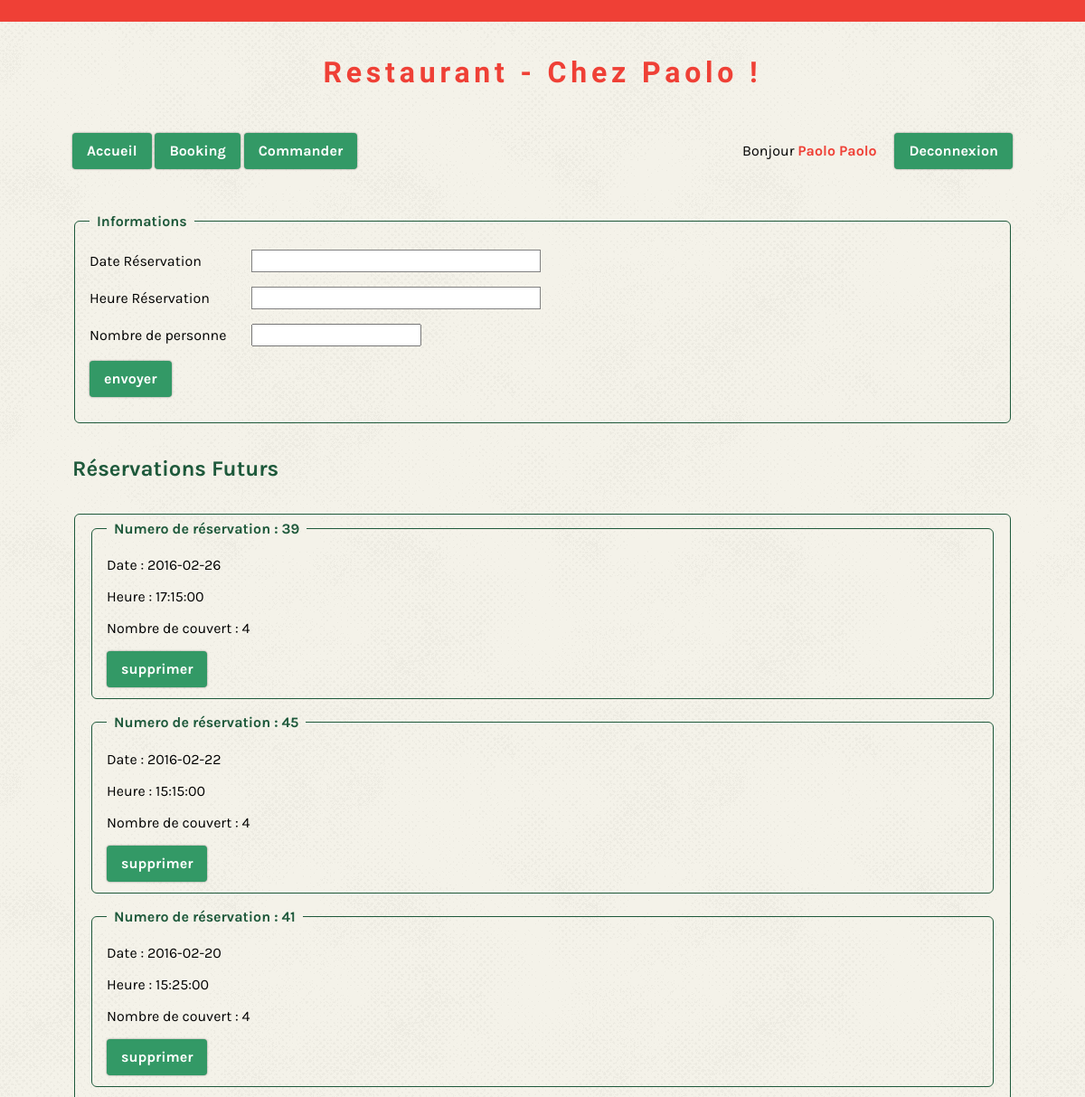
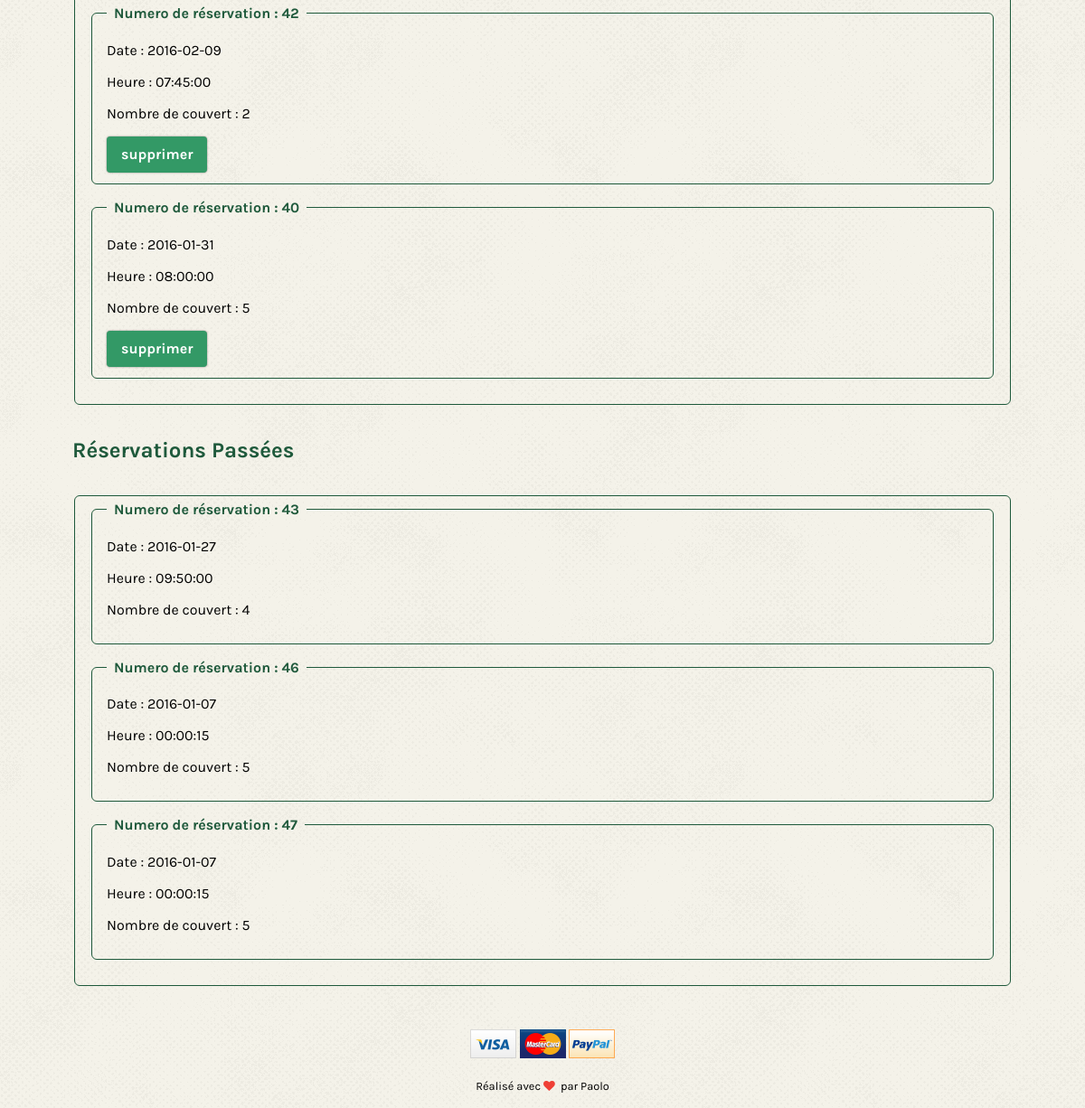
/index.php/Booking (signed in), run on the app's committed database (2 pictures, top to bottom).
### tables this page shows
CREATE TABLE IF NOT EXISTS `Booking` (
  `Id` int(11) NOT NULL AUTO_INCREMENT,
  `Customer_Id` int(11) DEFAULT NULL,
  `BookingDate` date NOT NULL,
  `BookingTime` time NOT NULL,
  `CreationTimestamp` datetime NOT NULL,
  `NumberOfSeats` tinyint(4) NOT NULL,
  PRIMARY KEY (`Id`),
  KEY `Customer_Id` (`Customer_Id`)
);

### library/MicroKernel.class.php (called while the page is built, shortened)
<?php
class MicroKernel
{
    private $applicationPath;
    private $configuration;
    private $controllerPath;
    public function __construct()
    {
        $this->applicationPath = realpath(ROOT_PATH.'/application');
        $this->configuration   = new Configuration();
        $this->controllerPath  = null;
    }
    public function bootstrap()
    {
        $this->configuration->load('database');
        $this->configuration->load('library');
        return $this;
    }
    public function loadClass($class)
    {
        $class = str_replace('\\', DIRECTORY_SEPARATOR, $class);
        if(substr($class, -10) == 'Controller')
        {
            $filename = "$this->controllerPath/$class.class.php";
        }
        else if(substr($class, -4) == 'Form')
        {
            $filename = "$this->applicationPath/forms/$class.class.php";
        }
        elseif(substr($class, -5) == 'Model')
        {
            $filename = "$this->applicationPath/models/$class.class.php";
        }
        else
        {
            $filename = "$this->applicationPath/classes/$class.class.php";
        }
    }
    public function run(FrontController $frontController)
    {
        try
        {
            $requestPath = $frontController->buildContext($this->configuration);
            $this->controllerPath = "$this->applicationPath/controllers$requestPath";
            $frontController->run();
            $frontController->renderView();
        }
        catch(Exception $exception)
        {
            ob_clean();
            $frontController->renderErrorView
            (
                implode('<br>',
                [
                    $exception->getMessage(),
                    "<strong>Fichier</strong> : ".$exception->getFile(),
                    "<strong>Ligne</strong> : ".$exception->getLine()
                ])
            );
        }
    }
}

### index.php (called while the page is built, shortened)
<?php
require_once 'library/Configuration.class.php';
require_once 'library/Database.class.php';
require_once 'library/MicroKernel.class.php';
$microKernel = new MicroKernel();
$microKernel->bootstrap()->run(new FrontController());

### application/controllers/booking/BookingController.class.php (called while the page is built, shortened)
<?php
class BookingController
{
    public function httpGetMethod(Http $http, array $queryFields)
    {
			$form = new BookingForm();
				$userSession = new UserSession();
				if($userSession->isAuthenticated())
				{
					$userId = $userSession->getId();
					$bookingModel = new BookingModel();
					$bookingList = $bookingModel->bookingListById($userId);
					$futurBookingList = array_filter($bookingList, function($value){ return new DateTime() <= new DateTime($value['BookingDate']); });
					$oldBookingList = array_filter($bookingList, function($value){ return new DateTime() > new DateTime($value['BookingDate']); });
					return ['futurBookingList' => $futurBookingList, 'oldBookingList' => $oldBookingList, '_form' => $form ];
				}
				else
				{
					$http->redirectTo('/');
				}
    }
}

### application/classes/UserSession.class.php (called while the page is built, shortened)
<?php
class UserSession
{
	public function getId()
	{
		return $_SESSION['user']['Id'];
	}
}

### library/Database.class.php (called while the page is built, shortened)
<?php
class Database
{
	private $pdo;
	public function __construct()
	{
		$configuration = new Configuration();
		$this->pdo = new PDO
		(
			$configuration->get('database', 'dsn'),
			$configuration->get('database', 'user'),
			$configuration->get('database', 'password')
		);
		$this->pdo->exec('SET NAMES UTF8');
	}
    public function query($sql, array $criteria = array())
    {
        $query = $this->pdo->prepare($sql);
        $query->execute($criteria);
        return $query->fetchAll(PDO::FETCH_ASSOC);
    }
}

### library/Configuration.class.php (called while the page is built, shortened)
<?php
class Configuration
{
	private static $registry;
	public function __construct()
	{
		if(Configuration::$registry === null)
		{
			Configuration::$registry = array();
		}
	}
	public function get($filename, $key, $defaultValue = null)
	{
		if(array_key_exists($filename, Configuration::$registry) === true)
		{
			if(array_key_exists($key, Configuration::$registry[$filename]) === true)
			{
				return Configuration::$registry[$filename][$key];
			}
		}
		return $defaultValue;
	}
	public function load($filename)
	{
		Configuration::$registry[$filename] = $config;
	}
}

### application/models/BookingModel.class.php (called while the page is built, shortened)
<?php
class BookingModel
{
	public function bookingListById($userId)
	{
		$database = new Database();
		return $database->query('SELECT `BookingDate`, `BookingTime`, `NumberOfSeats`, `Id` FROM `Booking` WHERE `Customer_Id` = ? ORDER BY BookingDate DESC', [$userId]);
	}
}

### application/www/booking/BookingView.phtml (the view, shortened to what this page needs)
	<?php if(!isset($resultat)): ?>
			<form action="<?= $requestUrl ?>/Booking" method="post" class="generic-form">
				<fieldset>
					<legend>Informations</legend>
					<ul>
					<li>
						<label for="dateResa" class="generic-form">Date Réservation</label>
						<input type="text" name="dateResa" id="dateResa" class="datepicker generic-form">
					</li>
					<li>
						<label for="timeResa" class="generic-form"> Heure Réservation</label>
						<input type="text" name="timeResa" class="timeResa generic-form">
					</li>
					<li>
						<label for="NumberOfSeats" class="generic-form">Nombre de personne</label>
						<input type="number" name="NumberOfSeats" id="NumberOfSeats" class="generic-form" value="<?= $NumberOfSeats ?>">
					</li>
					<li id="parentSubmitBooking">
						<input type="submit" name="submit" value="envoyer" class="button button-primary" id="submitBooking">
					</li>
					</ul>
				</fieldset>
		</form>
<?php endif; ?>
<?php if(isset($futurBookingList)) : ?>
	<h2>Réservations Futurs</h2>
	<fieldset>
		<?php foreach($futurBookingList as  $oneBooking) : ?>
			<fieldset>
					<legend>Numero de réservation : <?= $oneBooking['Id']; ?></legend>
				<form action="<?= $requestUrl ?>/Booking/Supbooking" method="post" class="generic-form">
					<p>Date : <?= $oneBooking['BookingDate']; ?></p>
					<p>Heure : <?= $oneBooking['BookingTime']; ?></p>
					<p>Nombre de couvert : <?= $oneBooking['NumberOfSeats']; ?></p>
					<input type="submit" name="supprimer" value="supprimer" class="button button-primary">
					</form>
			</fieldset>
		<?php endforeach; ?>
	</fieldset>
<?php endif; ?>
<?php if(isset($oldBookingList)) : ?>
	<h2>Réservations Passées</h2>
	<fieldset>
		<?php foreach($oldBookingList as  $oneBooking) : ?>
			<fieldset>
					<legend>Numero de réservation : <?= $oneBooking['Id']; ?></legend>
					<p>Date : <?= $oneBooking['BookingDate']; ?></p>
					<p>Heure : <?= $oneBooking['BookingTime']; ?></p>
					<p>Nombre de couvert : <?= $oneBooking['NumberOfSeats']; ?></p>
			</fieldset>
		<?php endforeach; ?>
	</fieldset>
<?php endif; ?>

### application/www/css/3wa-resto.css (style rules this page uses)
* { box-sizing: border-box; }
body { border-top: 1.5em solid #EF4036; padding: 1em 5em; font-family: 'Karla', sans-serif; }
fieldset { margin-bottom: 1em; padding-left: 1em; padding-right: 1em; border-color: #1E593B; border-radius: 6px; }
fieldset legend { padding: 0 0.5em; color: #1E593B; font-weight: bold; }
h2 { margin: 1.5em 0; color: #1E593B; }
html { background: url('../images/background.png') repeat; overflow-y: scroll; }
.link-list, .generic-form ul { padding-left: 0; position: relative; list-style-type: none; }

### application/www/css/ui-button.css (style rules this page uses)
.button { display: inline-block; padding: 0.5em 1em; border: none; border-radius: 4px; box-shadow: 0 0 2px 0 rgba(0, 0, 0, 0.5); font-weight: bold; line-height: 1.5em; text-decoration: none; transition: background-color 0.25s, box-shadow 0.25s; }
.button-primary { background-color: #339966; color: white; }

### application/www/css/ui-form.css (style rules this page uses)
.generic-form input[type="password"], .generic-form input[type="text"], .generic-form select, .generic-form textarea { padding: 2px; border: 1px solid grey; transition: background-color 0.33s; }
.generic-form input[type="password"], .generic-form input[type="text"], .generic-form textarea { width: 20em; }
.generic-form ul li { margin: 1em 0; }
.generic-form ul li label { display: inline-block; }
.generic-form ul li label:not(.no-width) { width: 175px; }

### data on the page
booking: Id "39", BookingDate "2016-02-26", BookingTime "17:15:00", NumberOfSeats "4"
booking: Id "45", BookingDate "2016-02-22", BookingTime "15:15:00", NumberOfSeats "4"
booking: Id "41", BookingDate "2016-02-20", BookingTime "15:25:00", NumberOfSeats "4"
booking: Id "42", BookingDate "2016-02-09", BookingTime "07:45:00", NumberOfSeats "2"
booking: Id "40", BookingDate "2016-01-31", BookingTime "08:00:00", NumberOfSeats "5"
booking: Id "43", BookingDate "2016-01-27", BookingTime "09:50:00", NumberOfSeats "4"
booking: Id "46", BookingDate "2016-01-07", BookingTime "00:00:15", NumberOfSeats "5"
booking: Id "47", BookingDate "2016-01-07", BookingTime "00:00:15", NumberOfSeats "5"

### other printed values
$userSession->getFullName() "Paolo Paolo"
